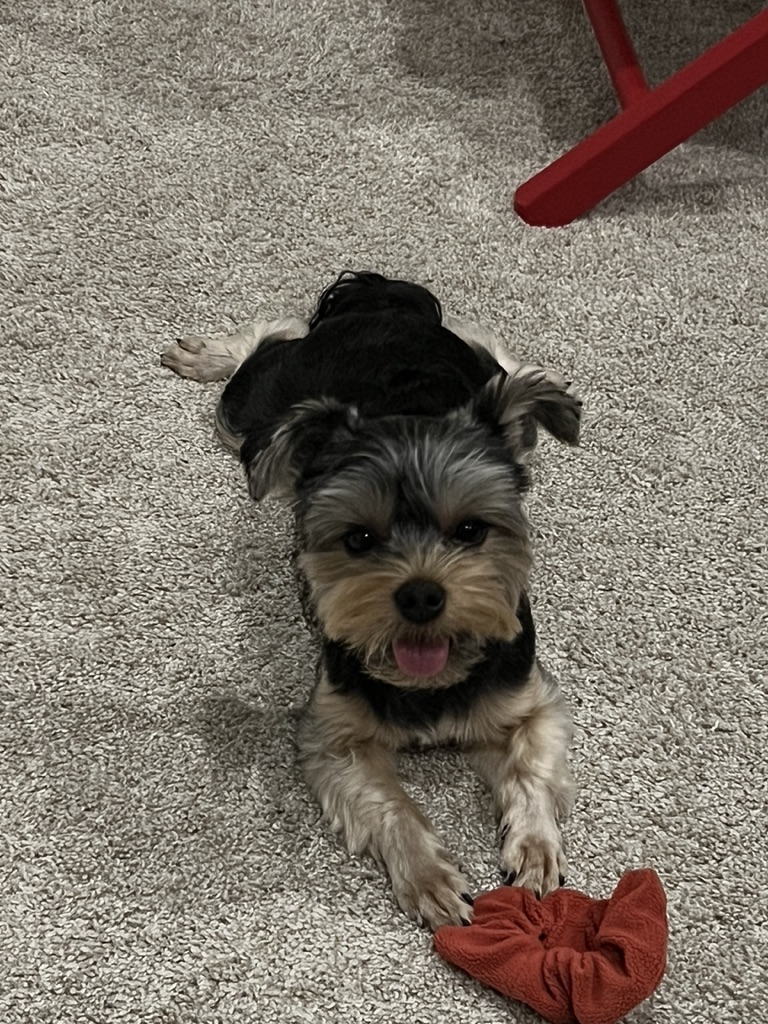
#> input picture Photos/ellie1.jpeg, 768 x 1024 px
$ python basic.py
#> lines starting #> are read from the running program, lines starting #| are printed output that depends on the picture; after the words box and inside, x2 and y2 are one past the last pixel; in counts of white or black regions, pixels touching at a corner belong together
import cv2 as cv

img = cv.imread('Photos/ellie1.jpeg')
#> img is the input picture: shape (1024, 768, 3); mean B, G, R 107, 117.5, 126.1
cv.imshow('ellie', img)


#converting to grayscale
gray = cv.cvtColor(img, cv.COLOR_BGR2GRAY)
cv.imshow('ellie-gray', gray)

#blur
#                           blur power
blur = cv.GaussianBlur(img, (7, 7), cv.BORDER_DEFAULT)
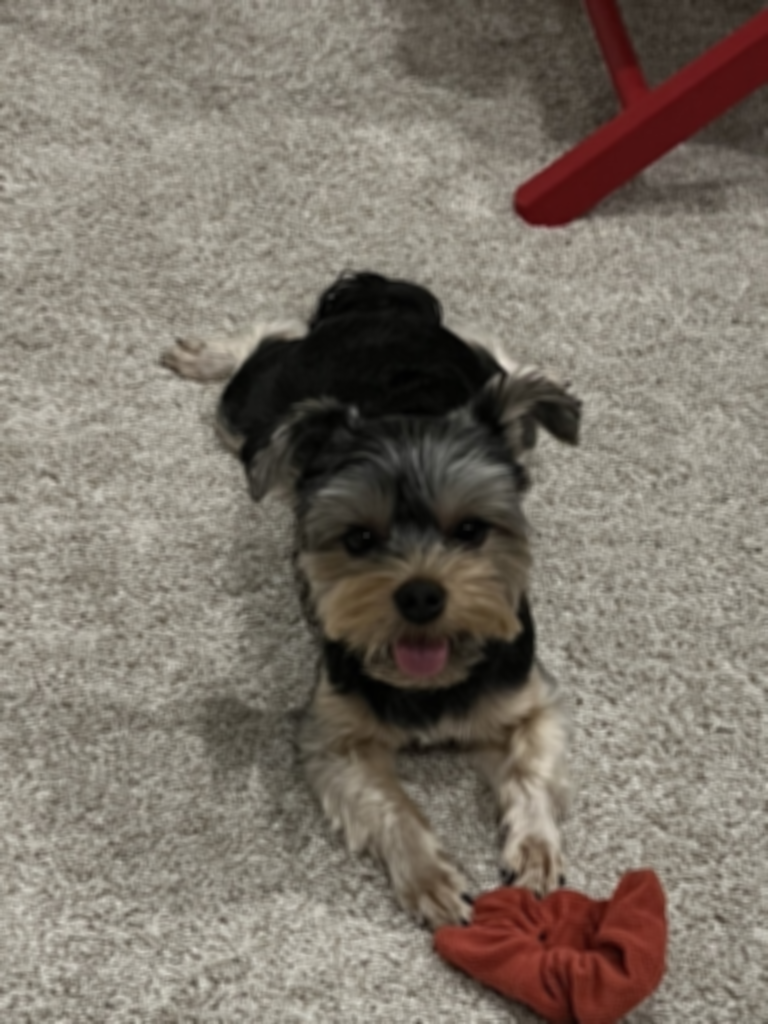
#> blur: shape (1024, 768, 3); mean B, G, R 107, 117.5, 126.1
cv.imshow('blur', blur)

#Edge Cascade
Canny = cv.Canny(img, 125, 175) # can decrese edges with blur
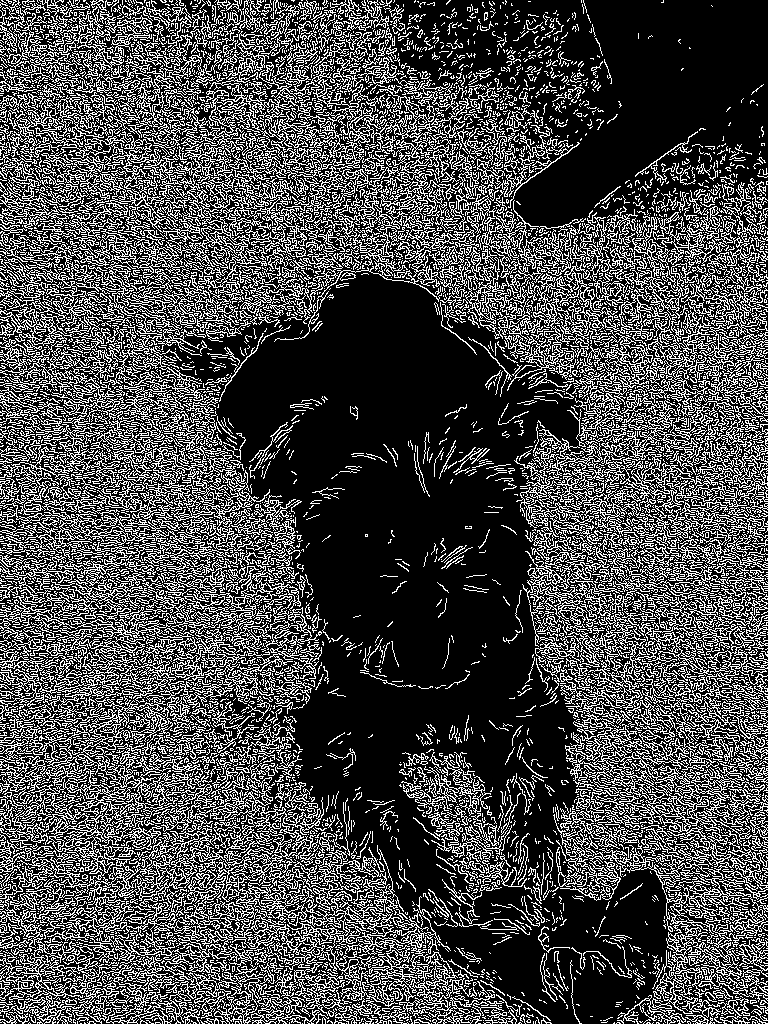
#> Canny: shape (1024, 768); 28.9% white in thin lines or dots
cv.imshow('Canny edges', Canny)

#Dilating the image
dilated = cv.dilate(Canny, (7,7), iterations = 5)
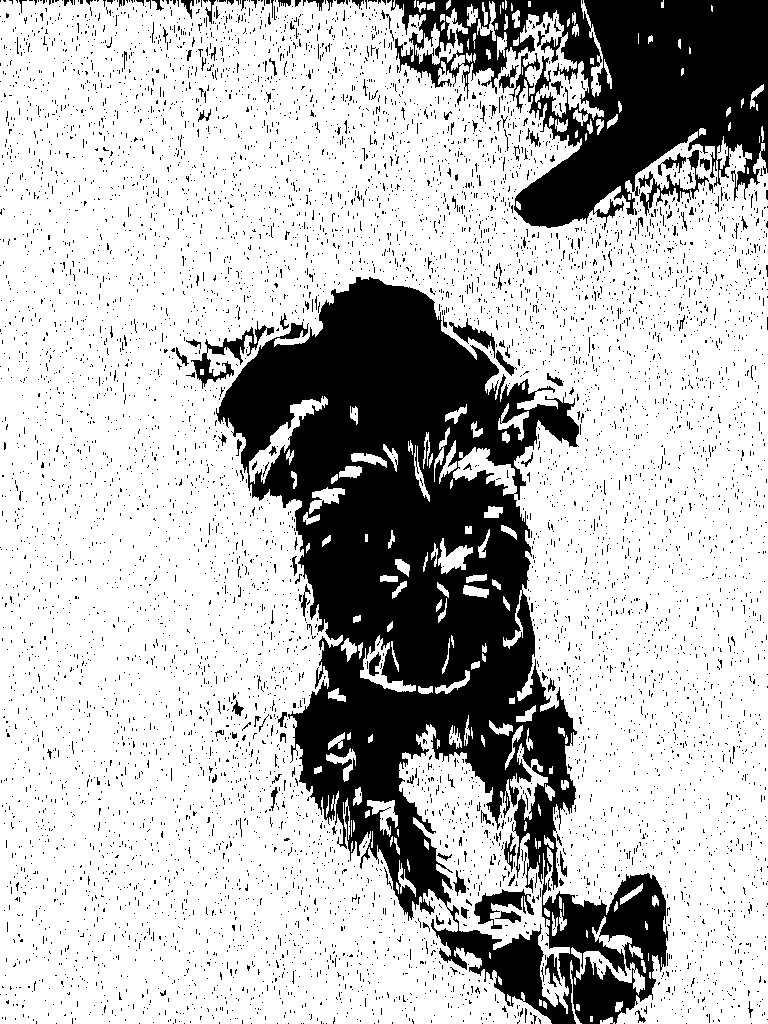
#> dilated: shape (1024, 768); 74.3% white; 7396 black regions (7269 under 20 px), largest, box (x1, y1, x2, y2) and area: (216, 277, 668, 1024) 128136, (391, 0, 768, 230) 43231, (191, 321, 274, 389) 1177
cv.imshow('Dilated', dilated)

#Eroding
eroded = cv.erode(dilated, (3,3), iterations = 3)
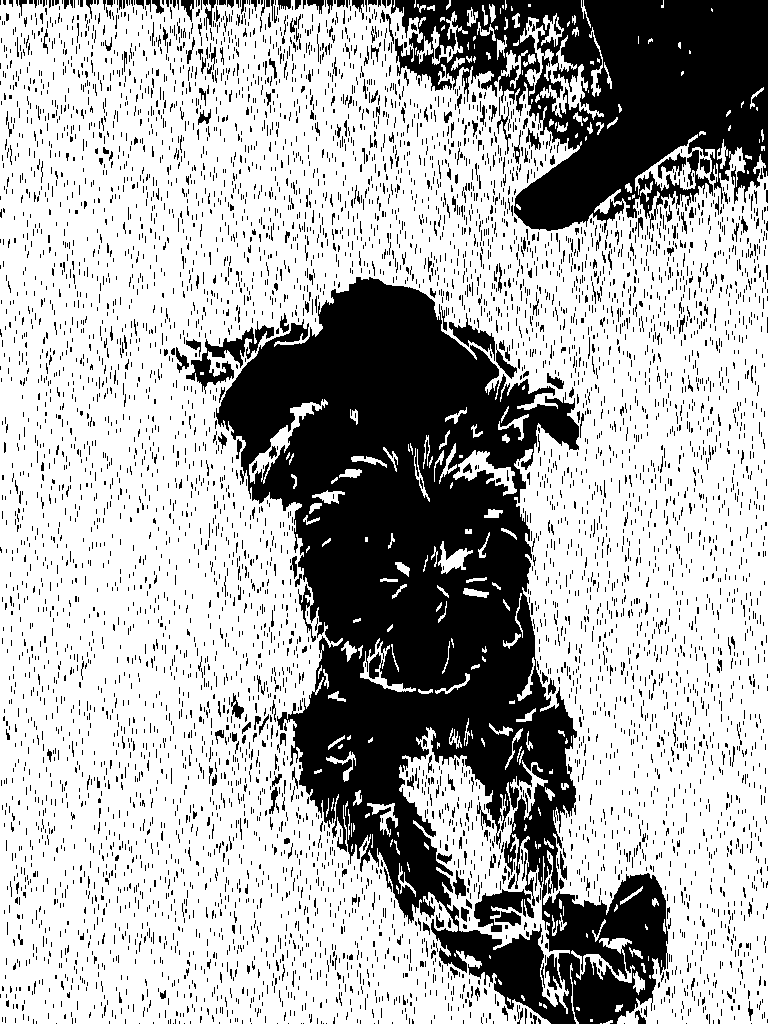
#> eroded: shape (1024, 768); 68.5% white; 6642 black regions (6275 under 20 px), largest, box (x1, y1, x2, y2) and area: (216, 277, 668, 1024) 139209, (391, 0, 768, 233) 49668, (186, 321, 274, 394) 1651
cv.imshow('eroded', eroded)

#Resize
resized = cv.resize(img, (500,500), interpolation = cv.INTER_CUBIC)
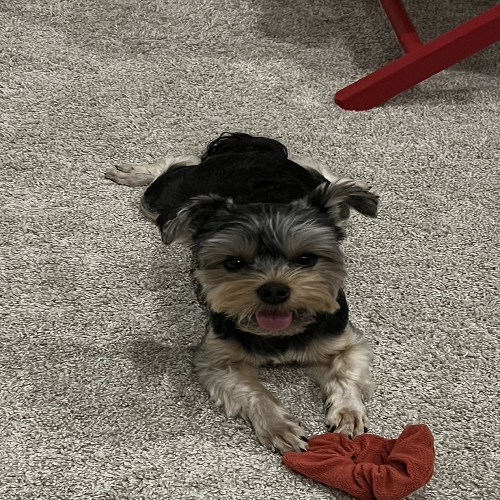
#> resized: shape (500, 500, 3); mean B, G, R 107, 117.5, 126.1
cv.imshow('resized', resized)

#Cropping
cropped = img[100:, 100:800]
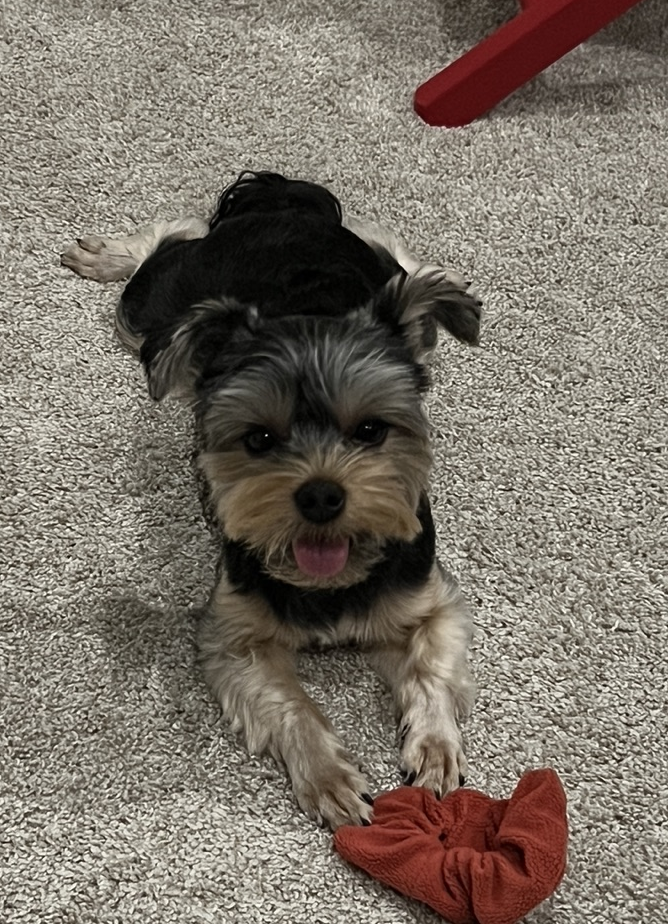
#> cropped: shape (924, 668, 3); mean B, G, R 104.3, 114.9, 123.4
cv.imshow('cropped', cropped)

cv.waitKey(0)

$ run again, with Photos/apple.webp saved as Photos/ellie1.jpeg
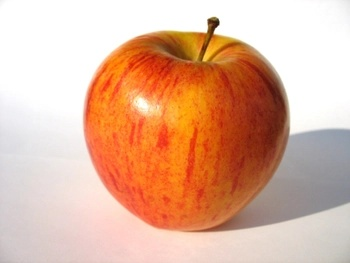
#> input picture Photos/apple.webp, 350 x 263 px
#> img is the input picture: shape (263, 350, 3); mean B, G, R 155.6, 179.7, 224.6
#> `Canny = cv.Canny(img, 125, 175)`:
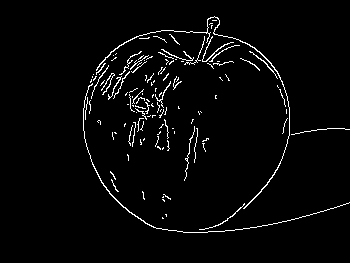
#> Canny: shape (263, 350); 2.9% white in thin lines or dots, all inside (x1, y1, x2, y2) = (83, 16, 350, 233)
#> dilated: shape (263, 350); 10.3% white; 36 white regions (10 under 20 px), largest, box (x1, y1, x2, y2) and area: (83, 16, 350, 238) 6589, (129, 88, 151, 137) 555, (155, 81, 171, 156) 455
#> eroded: shape (263, 350); 6.7% white; 40 white regions (21 under 20 px), largest, box (x1, y1, x2, y2) and area: (83, 19, 350, 238) 3609, (108, 54, 153, 105) 510, (129, 91, 151, 137) 411
#> `cropped = img[100:, 100:800]`:
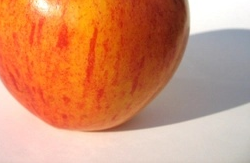
#> cropped: shape (163, 250, 3); mean B, G, R 109.8, 144, 210.3

$ run again, with Photos/hawaii.JPG copied over Photos/ellie1.jpeg
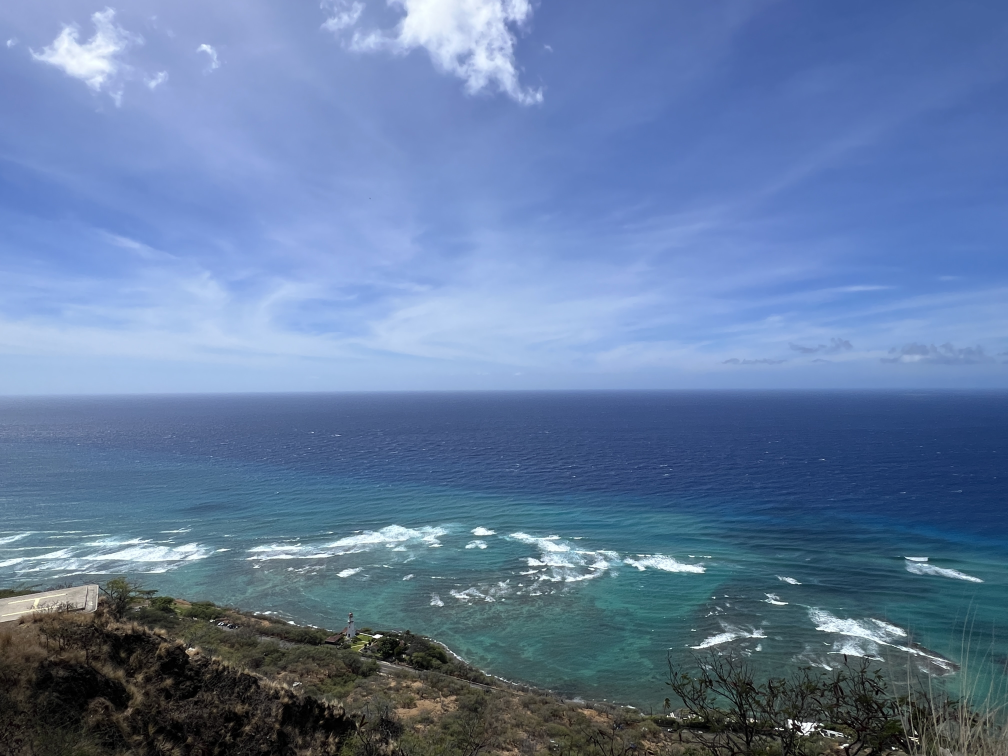
#> input picture Photos/hawaii.JPG, 4032 x 3024 px (shown at 1/4 size)
#> img is the input picture: shape (3024, 4032, 3); mean B, G, R 159.9, 123.3, 98.6
#> `Canny = cv.Canny(img, 125, 175)`:
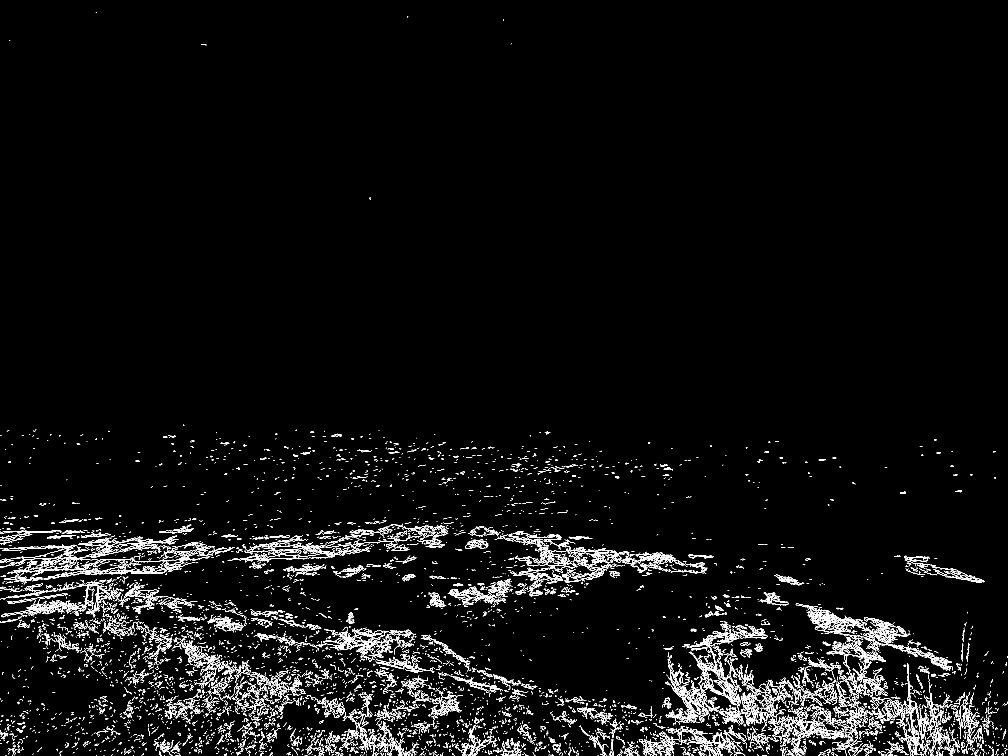
#> Canny: shape (3024, 4032) (shown at 1/4 size); 2% white in thin lines or dots
#> dilated: shape (3024, 4032); 7.4% white; 3316 white regions (302 under 20 px), largest, box (x1, y1, x2, y2) and area: (3169, 2412, 3812, 3024) 106962, (0, 2142, 939, 2343) 64149, (2662, 2485, 3070, 2911) 47924
#> eroded: shape (3024, 4032); 5.2% white; 3831 white regions (1302 under 20 px), largest, box (x1, y1, x2, y2) and area: (3169, 2415, 3812, 3024) 66994, (0, 2145, 939, 2343) 47083, (2662, 2488, 3070, 2906) 34138
#> `cropped = img[100:, 100:800]`:
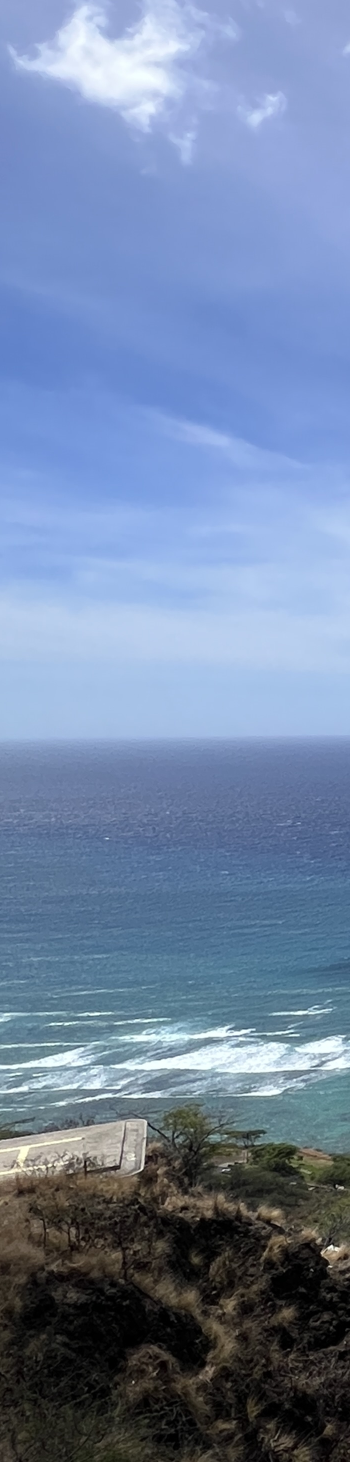
#> cropped: shape (2924, 700, 3) (shown at 1/2 size); mean B, G, R 163.8, 132.1, 112.4
